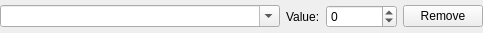
<?xml version="1.0" encoding="UTF-8"?>
<ui version="4.0">
 <class>ActionMapItem</class>
 <widget class="QWidget" name="ActionMapItem">
  <property name="geometry">
   <rect>
    <x>0</x>
    <y>0</y>
    <width>483</width>
    <height>33</height>
   </rect>
  </property>
  <layout class="QHBoxLayout" name="horizontalLayout">
   <property name="margin">
    <number>0</number>
   </property>
   <item>
    <widget class="QComboBox" name="key">
     <property name="sizePolicy">
      <sizepolicy hsizetype="Expanding" vsizetype="Fixed">
       <horstretch>0</horstretch>
       <verstretch>0</verstretch>
      </sizepolicy>
     </property>
     <property name="editable">
      <bool>true</bool>
     </property>
    </widget>
   </item>
   <item>
    <widget class="QLabel" name="valueLabel">
     <property name="text">
      <string>Value:</string>
     </property>
    </widget>
   </item>
   <item>
    <widget class="QSpinBox" name="value">
     <property name="minimum">
      <number>-2147483647</number>
     </property>
     <property name="maximum">
      <number>2147483647</number>
     </property>
    </widget>
   </item>
   <item>
    <widget class="QPushButton" name="remove">
     <property name="text">
      <string>Remove</string>
     </property>
    </widget>
   </item>
  </layout>
 </widget>
 <resources/>
 <connections/>
</ui>
